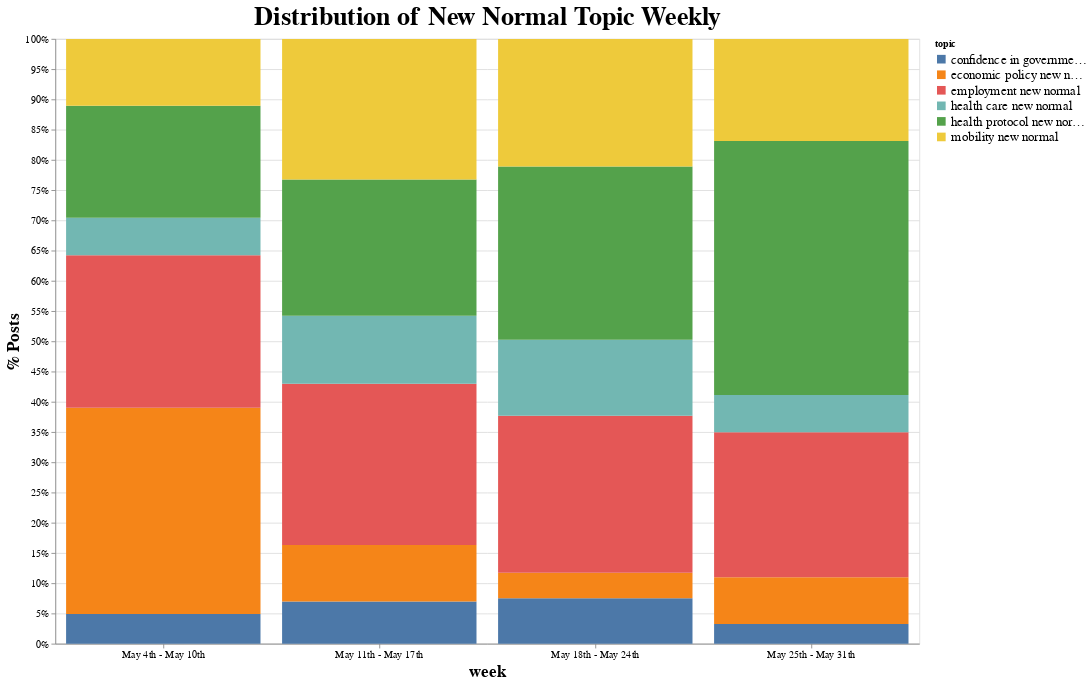

The notebook cell saved with this chart:
### Code cell
alt.Chart(source).mark_bar().encode(
    x = alt.X('week',sort=['May 4th - May 10th','May 11th - May 17th']),
    y = alt.Y('news count',stack="normalize", axis=alt.Axis(format='%'), title = '% Posts'),
    color = 'topic',
    order = alt.Order('topic',sort='ascending')
).properties(
    width=1000,
    height=700,
    title='Distribution of New Normal Topic Weekly'
).configure_axis(
    labelFontSize=12,
    titleFontSize=20
).configure_title(
    fontSize=30
).configure_legend(
    labelFontSize=15
).configure_axisX(
    labelAngle = 0
)

### Figure 1 — Vega-Lite specification as saved in the notebook (floating-point values rounded to 4 significant figures)
{"config": {"view": {"continuousWidth": 400, "continuousHeight": 300}, "axis": {"labelFontSize": 12, "titleFontSize": 20}, "axisX": {"labelAngle": 0}, "legend": {"labelFontSize": 15}, "title": {"fontSize": 30}}, "data": {"name": "data-193972d79ebc4f67262e73b3447202ad"}, "mark": "bar", "encoding": {"color": {"type": "nominal", "field": "topic"}, "order": {"type": "nominal", "field": "topic", "sort": "ascending"}, "x": {"type": "nominal", "field": "week", "sort": ["May 4th - May 10th", "May 11th - May 17th"]}, "y": {"type": "quantitative", "axis": {"format": "%"}, "field": "news count", "stack": "normalize", "title": "% Posts"}}, "height": 700, "title": "Distribution of New Normal Topic Weekly", "width": 1000, "$schema": "https://vega.github.io/schema/vega-lite/v4.8.1.json", "datasets": {"data-193972d79ebc4f67262e73b3447202ad": [{"week": "May 4th - May 10th", "topic": "confidence in government new normal", "news count": 472}, {"week": "May 4th - May 10th", "topic": "economic policy new normal", "news count": 3278}, {"week": "May 4th - May 10th", "topic": "employment new normal", "news count": 2423}, {"week": "May 4th - May 10th", "topic": "health care new normal", "news count": 596}, {"week": "May 4th - May 10th", "topic": "health protocol new normal", "news count": 1779}, {"week": "May 4th - May 10th", "topic": "mobility new normal", "news count": 1061}, {"week": "May 11th - May 17th", "topic": "confidence in government new normal", "news count": 563}, {"week": "May 11th - May 17th", "topic": "economic policy new normal", "news count": 754}, {"week": "May 11th - May 17th", "topic": "employment new normal", "news count": 2154}, {"week": "May 11th - May 17th", "topic": "health care new normal", "news count": 909}, {"week": "May 11th - May 17th", "topic": "health protocol new normal", "news count": 1818}, {"week": "May 11th - May 17th", "topic": "mobility new normal", "news count": 1878}, {"week": "May 18th - May 24th", "topic": "confidence in government new normal", "news count": 609}, {"week": "May 18th - May 24th", "topic": "economic policy new normal", "news count": 342}, {"week": "May 18th - May 24th", "topic": "employment new normal", "news count": 2103}, {"week": "May 18th - May 24th", "topic": "health care new normal", "news count": 1017}, {"week": "May 18th - May 24th", "topic": "health protocol new normal", "news count": 2320}, {"week": "May 18th - May 24th", "topic": "mobility new normal", "news count": 1711}, {"week": "May 25th - May 31th", "topic": "confidence in government new normal", "news count": 377}, {"week": "May 25th - May 31th", "topic": "economic policy new normal", "news count": 899}, {"week": "May 25th - May 31th", "topic": "employment new normal", "news count": 2783}, {"week": "May 25th - May 31th", "topic": "health care new normal", "news count": 712}, {"week": "May 25th - May 31th", "topic": "health protocol new normal", "news count": 4876}, {"week": "May 25th - May 31th", "topic": "mobility new normal", "news count": 1958}]}}
